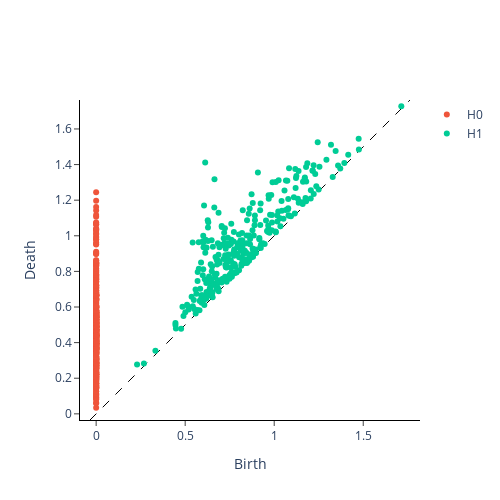

The notebook cell saved with this chart:
### Code cell
from gtda.plotting import plot_diagram

plot_diagram(HOMOLOGY[randomSample])

### Figure 1 — Plotly figure (JSON) as saved in the notebook; plotly's stock layout.template omitted (floating-point values rounded to 4 significant figures; data arrays with more than 128 entries replaced by an {"elided": "..."} marker saying what was removed)
{"data": [{"hoverinfo": "none", "line": {"color": "black", "dash": "dash", "width": 1}, "mode": "lines", "showlegend": false, "type": "scatter", "x": [-0.03456, 1.763], "y": [-0.03456, 1.763]}, {"hoverinfo": "text", "hovertext": {"elided": "670 str values"}, "mode": "markers", "name": "H0", "type": "scatter", "x": {"elided": "670 int values"}, "y": {"elided": "670 float values"}}, {"hoverinfo": "text", "hovertext": {"elided": "313 str values"}, "mode": "markers", "name": "H1", "type": "scatter", "x": {"elided": "313 float values"}, "y": {"elided": "313 float values"}}], "layout": {"height": 500, "plot_bgcolor": "white", "width": 500, "xaxis": {"autorange": false, "exponentformat": "e", "linecolor": "black", "linewidth": 1, "mirror": false, "range": [-0.03456, 1.763], "showexponent": "all", "showline": true, "side": "bottom", "ticks": "outside", "title": {"text": "Birth"}, "type": "linear", "zeroline": true}, "yaxis": {"autorange": false, "exponentformat": "e", "linecolor": "black", "linewidth": 1, "mirror": false, "range": [-0.03456, 1.763], "scaleanchor": "x", "scaleratio": 1, "showexponent": "all", "showline": true, "side": "left", "ticks": "outside", "title": {"text": "Death"}, "type": "linear", "zeroline": true}}}
